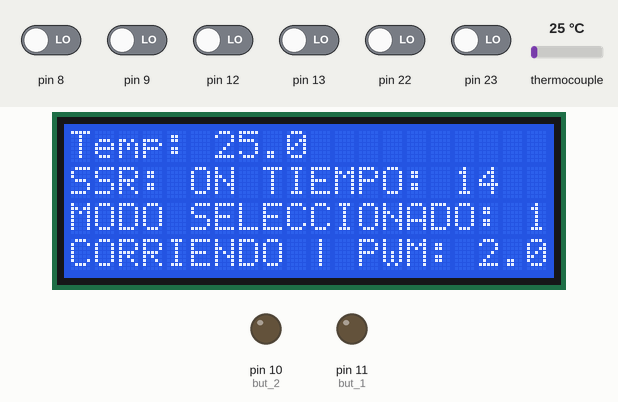
A sketch run on a simulated Arduino Uno, built with avr-gcc and run on an emulated ATmega328P. Shown: 20×4 character LCD, output pins drawn as LEDs (lit = HIGH). The inputs (shaded band) are chosen by the test bench; at power-on: pin 8, pin 9, pin 12, pin 13, pin 22, pin 23 LOW, thermocouple 25 °C. What the sketch prints to the serial monitor is not drawn.

Above: at 1.3 s.
1.4 s: thermocouple set to 186 °C
At 3.78 s:
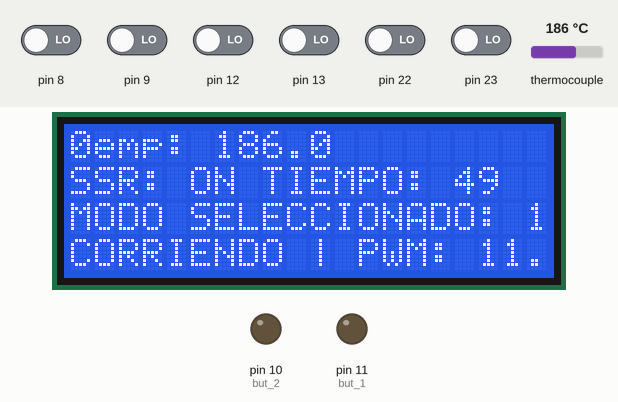
4.4 s: thermocouple set to 194 °C
At 5.9 s:
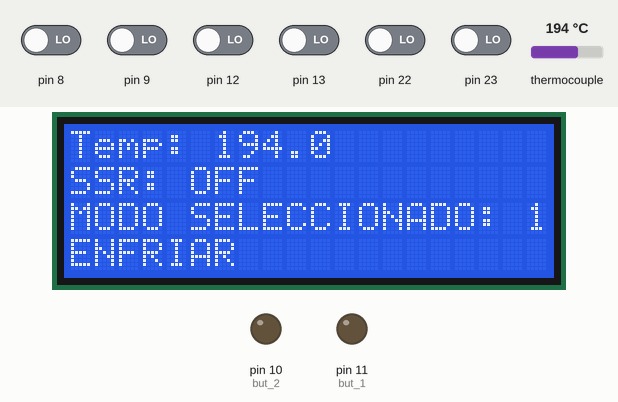
7.4 s: thermocouple set to 6 °C
At 8.1 s:
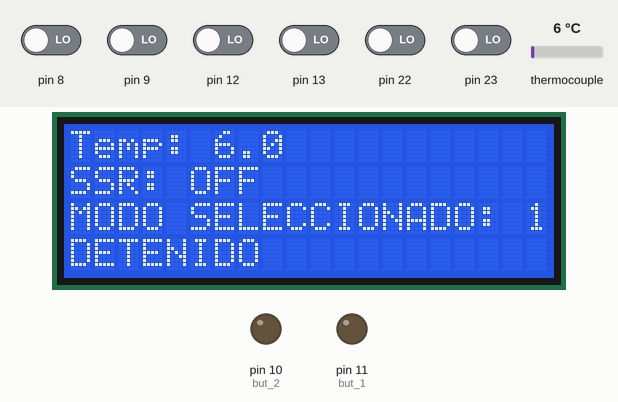
10.4 s: thermocouple set to 75 °C
At 11.7 s:
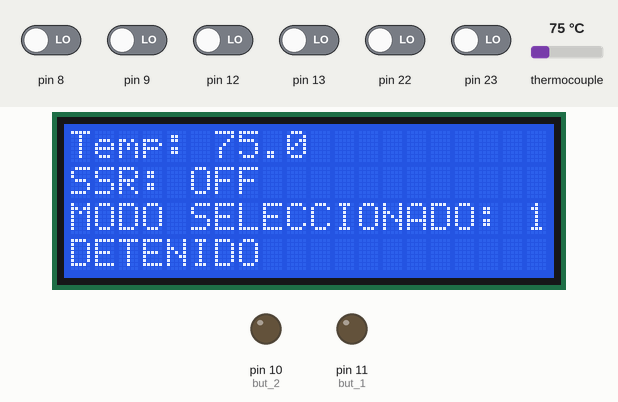
13.4 s: thermocouple set to 150 °C
At 14.0 s:
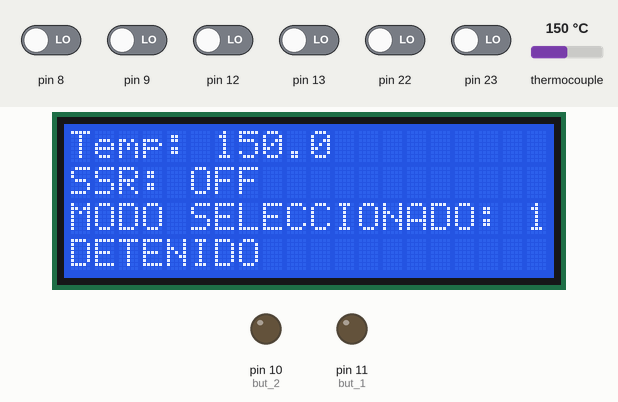
16.4 s: thermocouple set to 2 °C
At 17.6 s:
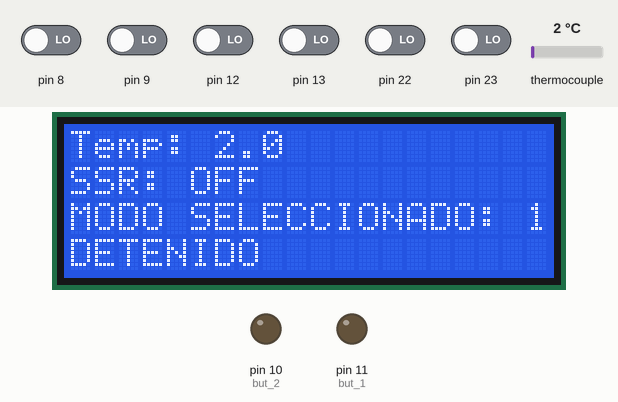
Timing chart, 0 to 19.4 s (numbered marks = the images above; inputs shaded):
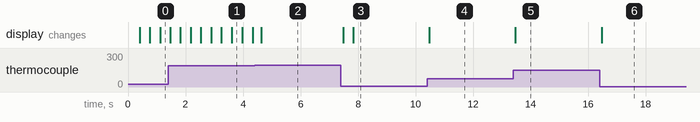

Measured:
- the behaviour switches between 190 and 191 °C on thermocouple (found by bisection; images 1 and 2)
- after the input at 4.4 s, the display: changes after 0.23 s (image 2)
- after the input at 7.4 s, the display: first changes after 0.09 s (image 3 shows a later state)
- after the input at 10.4 s, the display: changes after 0.07 s (image 4)
- after the input at 13.4 s, the display: changes after 0.07 s (image 5)
- after the input at 16.4 s, the display: changes after 0.08 s (image 6)

The sketch:

CodigoProyectoC_Final.ino
```cpp
//Librerias
#include "max6675.h"
#include <Wire.h>
#include <LiquidCrystal_I2C.h>
#include <avr/io.h>
#include <util/delay.h>

//Entradas y salidas

int SSR = DDD6;
int thermoDO = DDD4;                 //pin para MAX6675
int thermoCS = DDD5;                 //CS pin para MAX6675
int thermoCLK = DDD7;                //Clock pin para MAX6675
int but_1 = DDB3;                   //Boton 1 entrada
int but_2 = DDB2;                   //Boton 2 entrada


MAX6675 thermocouple(thermoCLK, thermoCS, thermoDO);  // MAX6675 SPI comunicacion
LiquidCrystal_I2C lcd(0x27,20,4);

//Variables
unsigned int millis_before, millis_before_2;
unsigned int millis_now = 0;
int refresh_rate = 1000;
int pid_refresh_rate = 300;
unsigned int seconds = 0;
int running_mode = 0;
int selected_mode = 0;
int max_modes = 1;
bool but_1_state = true;
bool but_2_state  =true;
float pwm_value = 5;
int max_pwm_value = 200;
int min_pwm_value = 2;
float temp_setpoint = 0;
float temperature = 0;
int valorPantalla=0;

void setup() {
  //Definicion de salidas

  DDRD |= (1<<SSR);
  PORTD = (0<<SSR);   //SSR apagado
  DDRB |= (1<<but_1);
  DDRB |= (1<<but_2);

  TCCR0B = 0b00000001; //SIN PREESCALADOR
  OCR0A = 0; //valor inicial de pwm para el pin OC0A

  Serial.begin(115200);
  lcd.init();                 //Iniciar la pantalla LCD
  lcd.setCursor(0,0);
  lcd.print("Bienvenidos ");
  lcd.setCursor(0,1);
  lcd.print("Grupo3");
  lcd.setCursor(0,2);
  lcd.print("Montoya");
  delay(3000);
  lcd.backlight();            //Activa luz

  millis_before = millis();
  millis_now = millis();

}

void presentarLCD(float temperature,int selected_mode,int valorPantalla){
  switch (valorPantalla) {
    case 1:

    lcd.clear();
    lcd.setCursor(0,0);
    lcd.print("Temp: ");
    lcd.print(temperature,1);
    lcd.setCursor(0,1);
    lcd.print("SSR: OFF");
    lcd.setCursor(0,2);
    lcd.print("MODO SELECCIONADO: ");
    lcd.print(selected_mode);
    lcd.setCursor(0,3);
    lcd.print("DETENIDO");

    break;

    case 2:
    lcd.clear();
    lcd.setCursor(0,0);
    lcd.print("Temp: ");
    lcd.print(temperature,1);
    lcd.setCursor(0,1);
    lcd.print("SSR: OFF");
    lcd.setCursor(0,2);
    lcd.print("MODO SELECCIONADO: ");
    lcd.print(selected_mode);
    lcd.setCursor(0,3);
    lcd.print("ENFRIAR");


    break;

    case 3:

    lcd.clear();
    lcd.setCursor(0,0);
    lcd.print("Temp: ");
    lcd.print(temperature,1);
    lcd.setCursor(0,1);
    lcd.print("SSR: ON ");  lcd.print("TIEMPO: "); lcd.print(seconds);
    lcd.setCursor(0,2);
    lcd.print("MODO SELECCIONADO: ");
    lcd.print(selected_mode);
    lcd.setCursor(0,3);
    lcd.print("CORRIENDO | PWM: ");  lcd.print(pwm_value,1);

    break;

   default:

    break;
}

   }

void loop() {
  millis_now = millis();

  if(millis_now - millis_before_2 > pid_refresh_rate){
    millis_before_2 = millis();
    temperature = thermocouple.readCelsius();
    if(running_mode == 1){
      if(temperature < 150){
        temp_setpoint = seconds;
        if(temp_setpoint > temperature){
          pwm_value = pwm_value + 0.3;
          if(pwm_value > max_pwm_value){
            pwm_value = max_pwm_value;
          }
        }
        else{
          pwm_value--;
          if(pwm_value < min_pwm_value){
            pwm_value = min_pwm_value;
          }
        }
      }
      else if(temperature > 140){
        max_pwm_value = 255;
        temp_setpoint = 200;
        if(temp_setpoint > temperature){
          pwm_value = pwm_value + 0.3;
          if(pwm_value > max_pwm_value){
            pwm_value = max_pwm_value;
          }
        }
        else{
          pwm_value--;
          if(pwm_value < min_pwm_value){
            pwm_value = min_pwm_value;
          }
        }
      }


      OCR0A=pwm_value;  //Cambio del ciclo de trabajo

      if(temperature > 190){
        running_mode = 10;
        PORTD = (0<<SSR);
      }
    }//end of running_mode == 1

    if(running_mode == 10){
      valorPantalla=4;
      presentarLCD(temperature,selected_mode,valorPantalla);


      seconds = 0;              //Reseteo de tiempo
      running_mode = 11;
      delay(2000);
    }
  }//fin de reseteo


  if(millis_now - millis_before > refresh_rate){
    millis_before = millis();
    seconds = seconds + (refresh_rate/1000);      //We count time
    Serial.println(temperature);

    if(running_mode == 0){
      //digitalWrite(SSR, LOW);
      PORTD = (0<<SSR);
      valorPantalla=1;
      presentarLCD(temperature,selected_mode,valorPantalla);

    }//fin de running_mode == 0

    else if(running_mode == 11){
      if(temperature < 40){
        running_mode = 0;

      }
      //digitalWrite(SSR, LOW);
      PORTD = (0<<SSR);
      valorPantalla=2;
      presentarLCD(temperature,selected_mode,valorPantalla);

    }//Fin de running_mode == 0


    else if(running_mode == 1){
      valorPantalla=3;
      presentarLCD(temperature,selected_mode,valorPantalla);

    }//Fin de running_mode == 1
  }//FIn de millis_now - millis_before > refresh_rate


//DDRB |= (1<<but_1);
  //DDRB |= (1<<but_2);

  /////////////////////////////////////////////////////////////////// Control por medio de botones
  ///////////////////////////////////////////////////////////////////
  if(!(PINB & (1<<but_1)) && but_1_state){

    but_1_state = false;
    selected_mode ++;
    millis_before = millis_before-1000;
    if(selected_mode > max_modes){
      selected_mode = 0;
    }
  }
  else if((PINB & (1<<but_1)) && !but_1_state){
    but_1_state = true;
  }
  ///////////////////////////////////////////////////////////////////
  if(~(PINB & (1<<but_2)) && but_2_state){
    if(running_mode == 1){
      //digitalWrite(SSR, LOW);
      PORTD = (0<<SSR);

      running_mode = 0;
      selected_mode = 0;
    }

    but_2_state = false;
    if(selected_mode == 0){
      running_mode = 0;
    }
    else if(selected_mode == 1){
      running_mode = 1;
      seconds = 0;              //Reset del tiempo
    }
  }
  else if((PINB & (1<<but_1)) && ~but_2_state){
    but_2_state = true;
  }
  ///////////////////////////////////////////////////////////////////
  ///////////////////////////////////////////////////////////////////

}//fin de void loop
```
